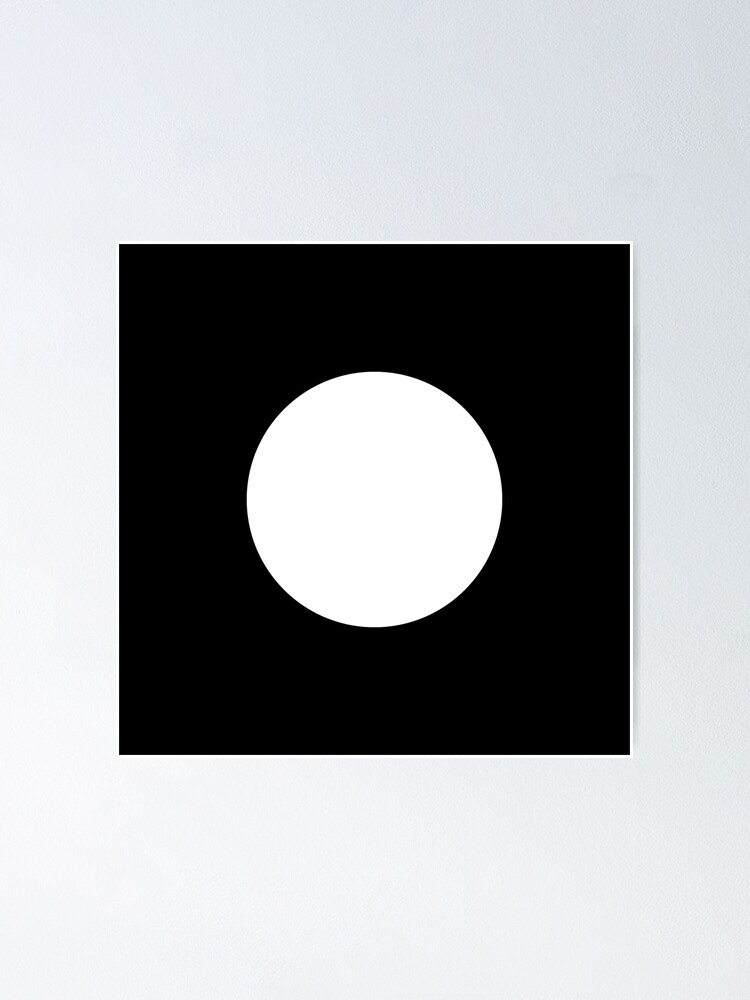
#> input picture data/cercle.jpg, 750 x 1000 px
$ python demo_image.py
#> lines starting #> are read from the running program, lines starting #| are printed output that depends on the picture; long printed decimals are rounded
import numpy as np
from PIL import Image
import matplotlib.pyplot as plt
# pip install pillow

im = Image.open("data/cercle.jpg")
#> im is the input picture: PIL image 750x1000 RGB; mean R, G, B 169.7, 171.6, 174.3
array = np.asarray(im).astype(np.float64)

print(array.shape)
#| (1000, 750, 3)

red = array[:,:,0]
print(red.shape)
#| (1000, 750)

cropped = array[50:-50,50:-50]
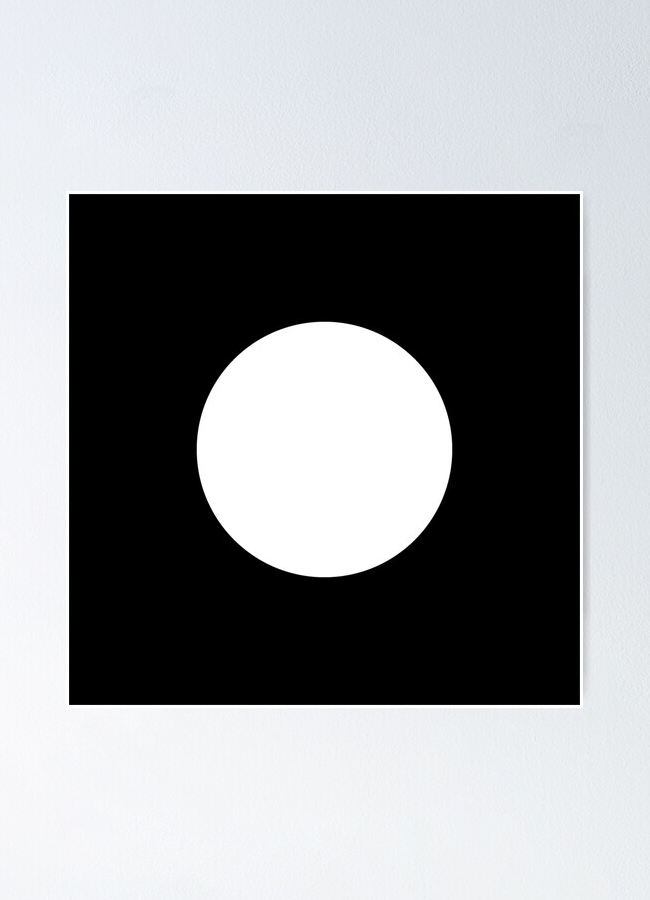
#> cropped: shape (900, 650, 3) float64; mean R, G, B 152, 153.5, 155.8
nb = np.mean(array, axis=2)

profilH = np.mean(nb, axis=0)
#> profilH = 750 values, max 249.1 at index 116, min 112.8 at index 626, mean 171.9
print(profilH.shape)
#| (750,)

plt.plot(profilH)
plt.show()
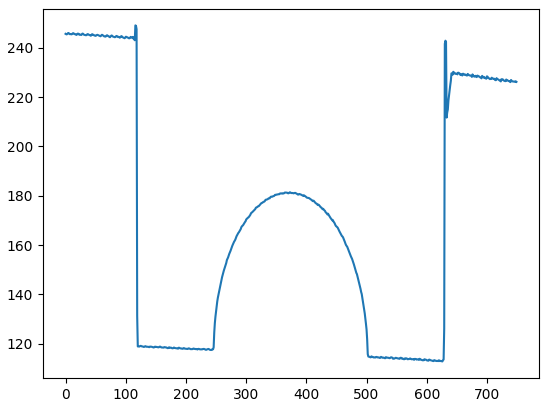
#> figure drawn by matplotlib, 1 panel; curve peaks at x = 116, y = 249.1

print(np.mean(array))
#| 171.869

dest = Image.fromarray(nb.astype(np.uint8)).convert("RGB")
dest.save("data/out.png")
